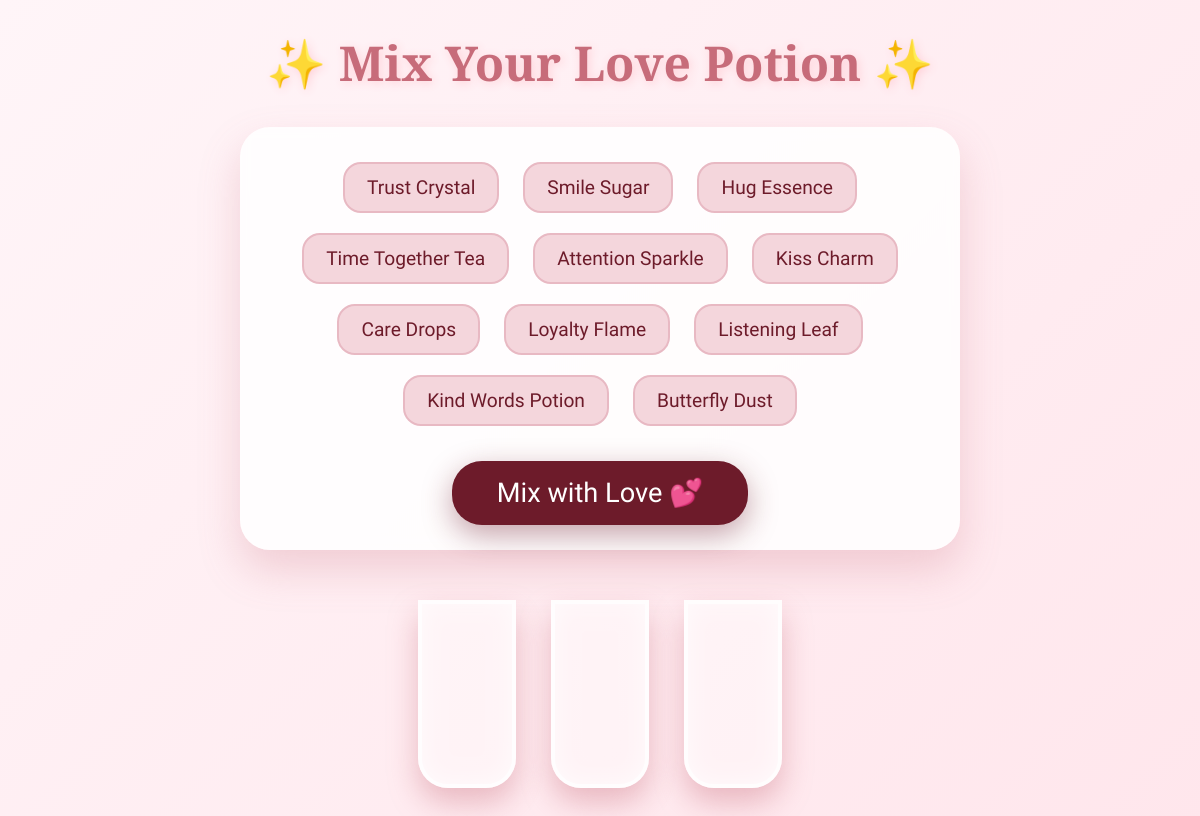
Page /mix/ (signed in) on the committed database.
### potion/models.py (models this page shows, shortened)
class Ingredient(models.Model):
    name = models.CharField(max_length=50)

### potion/views.py (the view)
# urls.py: path("mix/", views.mix_page, name="mix_page"),
def mix_page(request):
    if not request.session.get("authenticated"):
        return redirect("initial_page")
    if request.method == "POST":
        form = PotionForm(request.POST)
        if form.is_valid():
            selected = list(form.cleaned_data["ingredients"])
            if len(selected) < 3 or len(selected) > 6:
                form.add_error(
                    "ingredients",
                    "Please choose between 3 and 6 ingredients 💕"
                )
            else:
                request.session["ingredient_ids"] = [i.id for i in selected]
                return redirect("result_page")
    else:
        form = PotionForm()
    return render(request, "potion/mix.html", {"form": form})

### potion/templates/potion/mix.html (shortened to what this page needs)
<!DOCTYPE html>
<html lang="en">
<head>
</head>
<body>
{% load static %}
<h1>✨ Mix Your Love Potion ✨</h1>
<form method="post" id="potion-form" action="{% url 'mix_page' %}">
    {% for field in form %}
        {% for choice in field.field.queryset %}
            <label class="option" for="ing{{ forloop.counter }}">
                {{ choice.name }} {{ choice.emoji }}
            </label>
        {% endfor %}
    {% endfor %}
    <br>
    <button type="button" onclick="startMixing()">Mix with Love 💕</button>
</form>
<div class="lab">
    <div class="bottle"><div class="liquid" id="liq1"></div></div>
    <div class="bottle"><div class="liquid" id="liq2"></div></div>
    <div class="bottle"><div class="liquid" id="liq3"></div></div>
</div>
</body>
</html>

### potion/templates/potion/mix.html (style rules this page uses)
body { margin:0; padding:0; font-family:"Playfair Display", serif; background: linear-gradient(135deg,#fff5f8,#ffe6ec); text-align:center; color:#6d1b2a; }
h1 { margin-top:30px; font-size:3em; color:#c76c7a; text-shadow:2px 2px 10px #ffd1d8; }
form { background:rgba(255,255,255,0.85); backdrop-filter: blur(6px); border-radius:30px; max-width:680px; margin:20px auto; padding:25px 20px; box-shadow:0 20px 40px rgba(199,108,122,0.25); }
label.option { display:inline-block; margin:10px; padding:12px 22px; border-radius:18px; background:#f4d6dc; font-family:'Patrick Hand', cursive; font-size:1.2em; cursor:pointer; transition: all 0.3s ease; border:2px solid #e8b9c3; }
button { margin-top:25px; padding:16px 45px; border:none; border-radius:30px; font-family:'Great Vibes', cursive; font-size:1.7em; background:#6d1b2a; color:#fff; cursor:pointer; box-shadow:0 10px 30px rgba(109,27,42,0.4); transition: transform 0.3s, background 0.3s; }
.lab { display:flex; justify-content:center; gap:35px; margin:50px 0; flex-wrap:wrap; }
.bottle { width:90px; height:180px; border-radius:0 0 30px 30px; border:4px solid rgba(255,255,255,0.8); background:rgba(255,255,255,0.4); position:relative; overflow:hidden; box-shadow: inset 0 0 25px rgba(255,255,255,0.7), 0 15px 30px rgba(199,108,122,0.4); }

### rows in the picture
Ingredient: name "Trust Crystal"
Ingredient: name "Smile Sugar"
Ingredient: name "Hug Essence"
Ingredient: name "Time Together Tea"
Ingredient: name "Attention Sparkle"
Ingredient: name "Kiss Charm"
Ingredient: name "Care Drops"
Ingredient: name "Loyalty Flame"
Ingredient: name "Listening Leaf"
Ingredient: name "Kind Words Potion"
Ingredient: name "Butterfly Dust"
